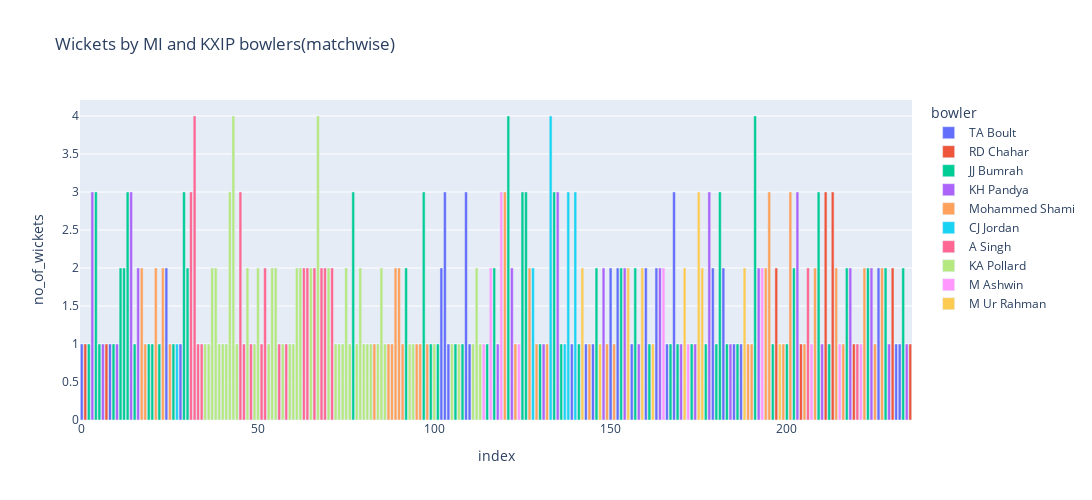

Notebook code for this chart:
### Code cell
b_MK = b_MI_KXIP_.groupby(["match_id","bowler"])["dismissal_kind"].count().reset_index(name = "no_of_wickets")
import plotly.express as px
import plotly.graph_objects as go

fig = px.bar(b_MK, x=b_MK.index, y='no_of_wickets',
             hover_data=['match_id','bowler','no_of_wickets'], color='bowler',title='Wickets by MI and KXIP bowlers(matchwise)', width=1200, height=500)
fig.show()

for i in b_MK.bowler.unique():
    print("Frequent number of wickets taken by ", i, " : ",b_MK[b_MK.bowler==i].no_of_wickets.min() , "-", b_MK[b_MK.bowler==i].no_of_wickets.mean())

### Figure 1 — Plotly figure (JSON) as saved in the notebook; plotly's stock layout.template omitted (floating-point values rounded to 4 significant figures; data arrays with more than 128 entries replaced by an {"elided": "..."} marker saying what was removed)
{"data": [{"alignmentgroup": "True", "customdata": [[3, "TA Boult", 1], [14, "TA Boult", 1], [53, "TA Boult", 2], [57, "TA Boult", 1], [521, "TA Boult", 2], [525, "TA Boult", 3], [529, "TA Boult", 1], [544, "TA Boult", 3], [564, "TA Boult", 1], [635, "TA Boult", 1], [7895, "TA Boult", 1], [7899, "TA Boult", 1], [7902, "TA Boult", 2], [7906, "TA Boult", 2], [7912, "TA Boult", 1], [7915, "TA Boult", 2], [7919, "TA Boult", 2], [7923, "TA Boult", 1], [7925, "TA Boult", 3], [7938, "TA Boult", 2], [7945, "TA Boult", 2], [7948, "TA Boult", 1], [11139, "TA Boult", 1], [11344, "TA Boult", 2], [11413, "TA Boult", 1], [11414, "TA Boult", 1]], "hovertemplate": "bowler=%{customdata[1]}<br>index=%{x}<br>no_of_wickets=%{customdata[2]}<br>match_id=%{customdata[0]}<extra></extra>", "legendgroup": "TA Boult", "marker": {"color": "#636efa"}, "name": "TA Boult", "offsetgroup": "TA Boult", "orientation": "v", "showlegend": true, "textposition": "auto", "type": "bar", "x": [0, 8, 24, 28, 102, 103, 104, 109, 110, 139, 143, 145, 150, 152, 156, 160, 163, 166, 168, 179, 182, 185, 187, 226, 231, 232], "xaxis": "x", "y": [1, 1, 2, 1, 2, 3, 1, 3, 1, 1, 1, 1, 2, 2, 1, 2, 2, 1, 3, 2, 2, 1, 1, 2, 1, 1], "yaxis": "y"}, {"alignmentgroup": "True", "customdata": [[4, "RD Chahar", 1], [13, "RD Chahar", 1], [11310, "RD Chahar", 2], [11318, "RD Chahar", 1], [11325, "RD Chahar", 3], [11327, "RD Chahar", 3], [11338, "RD Chahar", 1], [11412, "RD Chahar", 2], [11415, "RD Chahar", 1]], "hovertemplate": "bowler=%{customdata[1]}<br>index=%{x}<br>no_of_wickets=%{customdata[2]}<br>match_id=%{customdata[0]}<extra></extra>", "legendgroup": "RD Chahar", "marker": {"color": "#EF553B"}, "name": "RD Chahar", "offsetgroup": "RD Chahar", "orientation": "v", "showlegend": true, "textposition": "auto", "type": "bar", "x": [1, 7, 197, 204, 211, 213, 219, 230, 235], "xaxis": "x", "y": [1, 1, 2, 1, 3, 3, 1, 2, 1], "yaxis": "y"}, {"alignmentgroup": "True", "customdata": {"elided": "52x3 mixed values"}, "hovertemplate": "bowler=%{customdata[1]}<br>index=%{x}<br>no_of_wickets=%{customdata[2]}<br>match_id=%{customdata[0]}<extra></extra>", "legendgroup": "JJ Bumrah", "marker": {"color": "#00cc96"}, "name": "JJ Bumrah", "offsetgroup": "JJ Bumrah", "orientation": "v", "showlegend": true, "textposition": "auto", "type": "bar", "x": [2, 4, 5, 9, 11, 12, 13, 15, 19, 20, 22, 26, 29, 30, 77, 92, 97, 99, 101, 106, 108, 115, 117, 121, 125, 126, 130, 134, 136, 141, 146, 153, 157, 161, 167, 169, 173, 177, 180, 181, 183, 186, 191, 196, 200, 202, 209, 212, 217, 223, 228, 233], "xaxis": "x", "y": [1, 3, 1, 1, 2, 2, 3, 1, 1, 1, 1, 1, 3, 2, 3, 2, 3, 1, 1, 1, 1, 1, 2, 4, 3, 3, 1, 3, 1, 1, 2, 2, 2, 1, 1, 1, 1, 1, 1, 3, 1, 1, 4, 1, 1, 2, 3, 1, 2, 2, 2, 2], "yaxis": "y"}, {"alignmentgroup": "True", "customdata": [[7, "KH Pandya", 3], [12, "KH Pandya", 1], [22, "KH Pandya", 1], [34, "KH Pandya", 3], [37, "KH Pandya", 2], [585, "KH Pandya", 1], [590, "KH Pandya", 2], [617, "KH Pandya", 1], [623, "KH Pandya", 3], [7902, "KH Pandya", 2], [7907, "KH Pandya", 2], [7914, "KH Pandya", 1], [7920, "KH Pandya", 2], [7927, "KH Pandya", 1], [7930, "KH Pandya", 1], [7934, "KH Pandya", 3], [7948, "KH Pandya", 1], [11145, "KH Pandya", 2], [11318, "KH Pandya", 3], [11325, "KH Pandya", 1], [11335, "KH Pandya", 2], [11342, "KH Pandya", 2], [11412, "KH Pandya", 1], [11415, "KH Pandya", 1]], "hovertemplate": "bowler=%{customdata[1]}<br>index=%{x}<br>no_of_wickets=%{customdata[2]}<br>match_id=%{customdata[0]}<extra></extra>", "legendgroup": "KH Pandya", "marker": {"color": "#ab63fa"}, "name": "KH Pandya", "offsetgroup": "KH Pandya", "orientation": "v", "showlegend": true, "textposition": "auto", "type": "bar", "x": [3, 6, 10, 14, 16, 118, 122, 131, 135, 148, 154, 158, 164, 170, 174, 178, 184, 192, 203, 210, 218, 224, 229, 234], "xaxis": "x", "y": [3, 1, 1, 3, 2, 1, 2, 1, 3, 2, 2, 1, 2, 1, 1, 3, 1, 2, 3, 1, 2, 2, 1, 1], "yaxis": "y"}, {"alignmentgroup": "True", "customdata": [[39, "Mohammed Shami", 2], [41, "Mohammed Shami", 1], [49, "Mohammed Shami", 2], [51, "Mohammed Shami", 2], [55, "Mohammed Shami", 1], [453, "Mohammed Shami", 1], [459, "Mohammed Shami", 1], [463, "Mohammed Shami", 1], [465, "Mohammed Shami", 2], [473, "Mohammed Shami", 2], [480, "Mohammed Shami", 1], [495, "Mohammed Shami", 1], [502, "Mohammed Shami", 1], [512, "Mohammed Shami", 1], [587, "Mohammed Shami", 3], [593, "Mohammed Shami", 1], [607, "Mohammed Shami", 2], [612, "Mohammed Shami", 1], [618, "Mohammed Shami", 1], [7899, "Mohammed Shami", 1], [7902, "Mohammed Shami", 1], [7906, "Mohammed Shami", 1], [11140, "Mohammed Shami", 1], [11142, "Mohammed Shami", 1], [11145, "Mohammed Shami", 2], [11149, "Mohammed Shami", 3], [11313, "Mohammed Shami", 1], [11315, "Mohammed Shami", 3], [11319, "Mohammed Shami", 1], [11323, "Mohammed Shami", 2], [11328, "Mohammed Shami", 2], [11333, "Mohammed Shami", 1], [11339, "Mohammed Shami", 2], [11343, "Mohammed Shami", 1], [11346, "Mohammed Shami", 2]], "hovertemplate": "bowler=%{customdata[1]}<br>index=%{x}<br>no_of_wickets=%{customdata[2]}<br>match_id=%{customdata[0]}<extra></extra>", "legendgroup": "Mohammed Shami", "marker": {"color": "#FFA15A"}, "name": "Mohammed Shami", "offsetgroup": "Mohammed Shami", "orientation": "v", "showlegend": true, "textposition": "auto", "type": "bar", "x": [17, 18, 21, 23, 25, 83, 87, 88, 89, 90, 91, 95, 96, 98, 120, 123, 127, 129, 132, 144, 149, 151, 189, 190, 194, 195, 199, 201, 205, 208, 214, 216, 222, 225, 227], "xaxis": "x", "y": [2, 1, 2, 2, 1, 1, 1, 1, 2, 2, 1, 1, 1, 1, 3, 1, 2, 1, 1, 1, 1, 1, 1, 1, 2, 3, 1, 3, 1, 2, 2, 1, 2, 1, 2], "yaxis": "y"}, {"alignmentgroup": "True", "customdata": [[57, "CJ Jordan", 1], [611, "CJ Jordan", 2], [620, "CJ Jordan", 4], [632, "CJ Jordan", 1], [633, "CJ Jordan", 3], [636, "CJ Jordan", 3]], "hovertemplate": "bowler=%{customdata[1]}<br>index=%{x}<br>no_of_wickets=%{customdata[2]}<br>match_id=%{customdata[0]}<extra></extra>", "legendgroup": "CJ Jordan", "marker": {"color": "#19d3f3"}, "name": "CJ Jordan", "offsetgroup": "CJ Jordan", "orientation": "v", "showlegend": true, "textposition": "auto", "type": "bar", "x": [27, 128, 133, 137, 138, 140], "xaxis": "x", "y": [1, 2, 4, 1, 3, 3], "yaxis": "y"}, {"alignmentgroup": "True", "customdata": [[145, "A Singh", 3], [148, "A Singh", 4], [152, "A Singh", 1], [168, "A Singh", 1], [236, "A Singh", 3], [241, "A Singh", 1], [246, "A Singh", 1], [261, "A Singh", 1], [267, "A Singh", 2], [285, "A Singh", 1], [299, "A Singh", 1], [311, "A Singh", 2], [314, "A Singh", 2], [319, "A Singh", 2], [322, "A Singh", 2], [326, "A Singh", 2], [345, "A Singh", 2], [11323, "A Singh", 2], [11339, "A Singh", 1]], "hovertemplate": "bowler=%{customdata[1]}<br>index=%{x}<br>no_of_wickets=%{customdata[2]}<br>match_id=%{customdata[0]}<extra></extra>", "legendgroup": "A Singh", "marker": {"color": "#FF6692"}, "name": "A Singh", "offsetgroup": "A Singh", "orientation": "v", "showlegend": true, "textposition": "auto", "type": "bar", "x": [31, 32, 33, 34, 45, 46, 48, 51, 52, 56, 58, 63, 64, 66, 68, 69, 71, 206, 220], "xaxis": "x", "y": [3, 4, 1, 1, 3, 1, 1, 1, 2, 1, 1, 2, 2, 2, 2, 2, 2, 2, 1], "yaxis": "y"}, {"alignmentgroup": "True", "customdata": {"elided": "45x3 mixed values"}, "hovertemplate": "bowler=%{customdata[1]}<br>index=%{x}<br>no_of_wickets=%{customdata[2]}<br>match_id=%{customdata[0]}<extra></extra>", "legendgroup": "KA Pollard", "marker": {"color": "#B6E880"}, "name": "KA Pollard", "offsetgroup": "KA Pollard", "orientation": "v", "showlegend": true, "textposition": "auto", "type": "bar", "x": [35, 36, 37, 38, 39, 40, 41, 42, 43, 44, 47, 49, 50, 53, 54, 55, 57, 59, 60, 61, 62, 65, 67, 70, 72, 73, 74, 75, 76, 78, 79, 80, 81, 82, 84, 85, 86, 93, 94, 100, 105, 107, 111, 112, 113], "xaxis": "x", "y": [1, 1, 2, 2, 1, 1, 1, 3, 4, 1, 2, 1, 2, 1, 2, 2, 1, 1, 1, 2, 2, 2, 4, 2, 1, 1, 1, 2, 1, 1, 2, 1, 1, 1, 1, 2, 1, 1, 1, 1, 1, 1, 1, 2, 1], "yaxis": "y"}, {"alignmentgroup": "True", "customdata": [[577, "M Ashwin", 1], [582, "M Ashwin", 2], [586, "M Ashwin", 3], [596, "M Ashwin", 1], [7922, "M Ashwin", 2], [7928, "M Ashwin", 1], [11145, "M Ashwin", 2], [11323, "M Ashwin", 1], [11333, "M Ashwin", 1], [11339, "M Ashwin", 1]], "hovertemplate": "bowler=%{customdata[1]}<br>index=%{x}<br>no_of_wickets=%{customdata[2]}<br>match_id=%{customdata[0]}<extra></extra>", "legendgroup": "M Ashwin", "marker": {"color": "#FF97FF"}, "name": "M Ashwin", "offsetgroup": "M Ashwin", "orientation": "v", "showlegend": true, "textposition": "auto", "type": "bar", "x": [114, 116, 119, 124, 165, 172, 193, 207, 215, 221], "xaxis": "x", "y": [1, 2, 3, 1, 2, 1, 2, 1, 1, 1], "yaxis": "y"}, {"alignmentgroup": "True", "customdata": [[7895, "M Ur Rahman", 2], [7901, "M Ur Rahman", 1], [7911, "M Ur Rahman", 2], [7915, "M Ur Rahman", 2], [7918, "M Ur Rahman", 1], [7927, "M Ur Rahman", 2], [7931, "M Ur Rahman", 3], [7933, "M Ur Rahman", 2], [11140, "M Ur Rahman", 2], [11313, "M Ur Rahman", 1]], "hovertemplate": "bowler=%{customdata[1]}<br>index=%{x}<br>no_of_wickets=%{customdata[2]}<br>match_id=%{customdata[0]}<extra></extra>", "legendgroup": "M Ur Rahman", "marker": {"color": "#FECB52"}, "name": "M Ur Rahman", "offsetgroup": "M Ur Rahman", "orientation": "v", "showlegend": true, "textposition": "auto", "type": "bar", "x": [142, 147, 155, 159, 162, 171, 175, 176, 188, 198], "xaxis": "x", "y": [2, 1, 2, 2, 1, 2, 3, 2, 2, 1], "yaxis": "y"}], "layout": {"barmode": "relative", "height": 500, "legend": {"title": {"text": "bowler"}, "tracegroupgap": 0}, "title": {"text": "Wickets by MI and KXIP bowlers(matchwise)"}, "width": 1200, "xaxis": {"anchor": "y", "domain": [0, 1], "title": {"text": "index"}}, "yaxis": {"anchor": "x", "domain": [0, 1], "title": {"text": "no_of_wickets"}}}}
